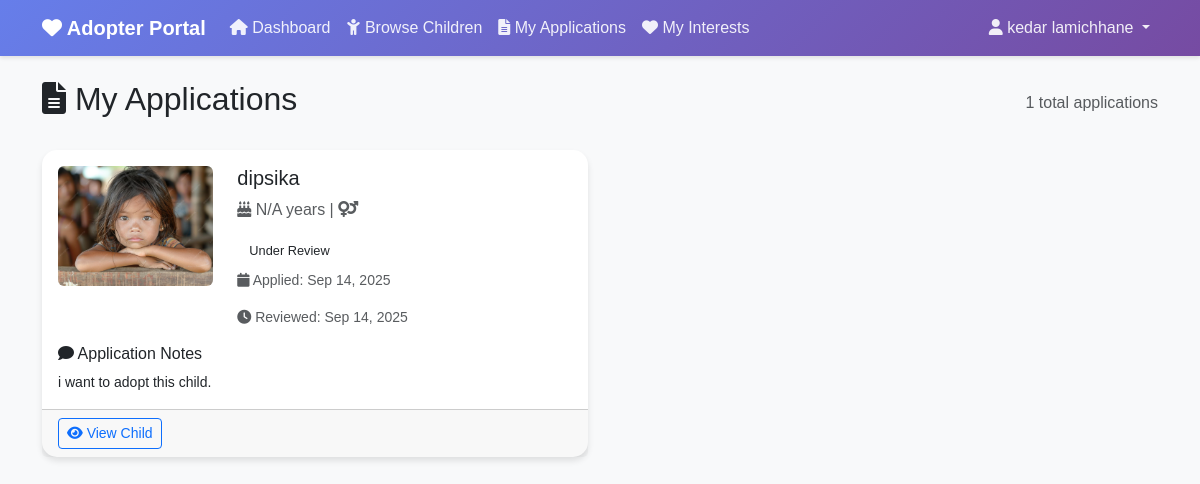
The page /adopter/my-applications/ (signed in) on the database its author committed.
### orphanage/models.py (models this page shows, shortened)
class AdoptionApplication(models.Model):
    STATUS_CHOICES = [
        ('pending', 'Pending'),
        ('under_review', 'Under Review'),
        ('approved', 'Approved'),
        ('rejected', 'Rejected'),
        ('completed', 'Completed')
    ]
    adopter = models.ForeignKey(Adopter, on_delete=models.CASCADE, related_name='adoption_applications')
    child = models.ForeignKey(Child, on_delete=models.CASCADE, related_name='adoption_applications')
    status = models.CharField(max_length=20, choices=STATUS_CHOICES, default='pending')
    application_date = models.DateTimeField(auto_now_add=True)
    review_date = models.DateTimeField(blank=True, null=True)
    notes = models.TextField(blank=True, null=True)
    reviewed_by = models.ForeignKey(
        User,
        on_delete=models.SET_NULL,
        null=True,
        blank=True,
        related_name='reviewed_applications'
    )
    class Meta:
        unique_together = ['adopter', 'child']

class Child(models.Model):
    name = models.CharField(max_length=100)
    gender = models.CharField(
        max_length=10,
        choices=[('Male', 'Male'), ('Female', 'Female'), ('Other', 'Other')]
    )
    admission_date = models.DateField(default=date.today)
    photo = models.ImageField(upload_to='child_photos/', null=True, blank=True)
    priority = models.IntegerField(default=1)
    need = models.TextField(blank=True, null=True)
    age = models.IntegerField(null=True, blank=True)
    child_need_fulfilled = models.BooleanField(default=False)
    date_of_birth = models.DateField(null=True, blank=True, help_text="Child's date of birth")
    background = models.TextField(blank=True, null=True, help_text="Child's background story and history")
    hobbies_interests = models.TextField(blank=True, null=True, help_text="Child's hobbies, interests, and activities")
    personality = models.TextField(blank=True, null=True, help_text="Child's personality traits and characteristics")
    health_status = models.TextField(blank=True, null=True, help_text="Health conditions and medical information")
    education_level = models.CharField(max_length=50, blank=True, null=True, help_text="Current education level")
    favorite_subjects = models.CharField(max_length=200, blank=True, null=True, help_text="Favorite subjects or activities")
    special_skills = models.TextField(blank=True, null=True, help_text="Special talents or skills")
    dietary_requirements = models.TextField(blank=True, null=True, help_text="Any dietary restrictions or preferences")
    languages_spoken = models.CharField(max_length=200, blank=True, null=True, help_text="Languages the child speaks")
    is_available_for_adoption = models.BooleanField(default=True, help_text="Whether child is available for adoption")
    adoption_notes = models.TextField(blank=True, null=True, help_text="Special notes for potential adopters")

### orphanage/views/adopter_views.py (the view)
# urls.py: path('adopter/my-applications/', adopter_views.my_applications, name='my_applications'),
@login_required
def my_applications(request):
    try:
        adopter = request.user.adopter_profile
    except Adopter.DoesNotExist:
        messages.error(request, 'Adopter profile not found.')
        return redirect('orphanage:adopter_register')
    applications = AdoptionApplication.objects.filter(adopter=adopter).order_by('-application_date')
    paginator = Paginator(applications, 10)
    page_number = request.GET.get('page')
    page_obj = paginator.get_page(page_number)
    context = {
        'page_obj': page_obj,
        'adopter': adopter,
    }
    return render(request, 'orphanage/adopter/my_applications.html', context)

### orphanage/templates/orphanage/adopter/my_applications.html (shortened to what this page needs)
{% extends "orphanage/adopter/base.html" %}
{% block content %}
<div class="row">
    <div class="col-12">
        <div class="d-flex justify-content-between align-items-center mb-4">
            <h2><i class="fas fa-file-alt"></i> My Applications</h2>
            <div class="text-muted">
                {{ page_obj.paginator.count }} total applications
            </div>
        </div>
    </div>
</div>
{% if page_obj %}
    <div class="row">
        {% for application in page_obj %}
        <div class="col-md-6 mb-4">
            <div class="card h-100">
                <div class="card-body">
                    <div class="row">
                        <div class="col-md-4">
                            {% if application.child.photo %}
                                <img src="{{ application.child.photo.url }}" class="img-fluid rounded"
                                     alt="{{ application.child.name }}" style="height: 120px; width: 100%; object-fit: cover;">
                            {% else %}
                                <div class="bg-light rounded d-flex align-items-center justify-content-center"
                                     style="height: 120px;">
                                    <i class="fas fa-user fa-3x text-muted"></i>
                                </div>
                            {% endif %}
                        </div>
                        <div class="col-md-8">
                            <h5 class="card-title">{{ application.child.name }}</h5>
                            <p class="text-muted">
                                <i class="fas fa-birthday-cake"></i> {{ application.child.age|default:"N/A" }} years |
                                <i class="fas fa-venus-mars"></i> {{ application.child.gender }}
                            </p>
                            <div class="mb-2">
                                <span class="status-badge status-{{ application.status }}">
                                    {{ application.get_status_display }}
                                </span>
                            </div>
                            <p class="card-text small text-muted">
                                <i class="fas fa-calendar"></i> Applied: {{ application.application_date|date:"M d, Y" }}
                            </p>
                            {% if application.review_date %}
                                <p class="card-text small text-muted">
                                    <i class="fas fa-clock"></i> Reviewed: {{ application.review_date|date:"M d, Y" }}
                                </p>
                            {% endif %}
                        </div>
                    </div>
                    {% if application.notes %}
                        <div class="mt-3">
                            <h6><i class="fas fa-comment"></i> Application Notes</h6>
                            <p class="card-text small">{{ application.notes|truncatechars:150 }}</p>
                        </div>
                    {% endif %}
                </div>
                <div class="card-footer">
                    <div class="d-flex justify-content-between align-items-center">
                        <a href="{% url 'orphanage:child_detail_adopter' application.child.id %}"
                           class="btn btn-sm btn-outline-primary">
                            <i class="fas fa-eye"></i> View Child
                        </a>
                    </div>
                </div>
            </div>
        </div>
        {% endfor %}
    </div>
{% endif %}
{% endblock %}

### orphanage/templates/orphanage/adopter/base.html (shortened to what this page needs)
{% load static %}
<!DOCTYPE html>
<html lang="en">
<head>
    <link href="https://cdn.jsdelivr.net/npm/bootstrap@5.3.3/dist/css/bootstrap.min.css" rel="stylesheet">
    <link href="https://cdnjs.cloudflare.com/ajax/libs/font-awesome/6.0.0/css/all.min.css" rel="stylesheet">
</head>
<body>
    <nav class="navbar navbar-expand-lg navbar-dark">
        <div class="container">
            <a class="navbar-brand" href="{% url 'orphanage:adopter_dashboard' %}">
                <i class="fas fa-heart"></i> Adopter Portal
            </a>
            <div class="collapse navbar-collapse" id="navbarNav">
                <ul class="navbar-nav me-auto">
                    <li class="nav-item">
                        <a class="nav-link" href="{% url 'orphanage:adopter_dashboard' %}">
                            <i class="fas fa-home"></i> Dashboard
                        </a>
                    </li>
                    <li class="nav-item">
                        <a class="nav-link" href="{% url 'orphanage:browse_children' %}">
                            <i class="fas fa-child"></i> Browse Children
                        </a>
                    </li>
                    <li class="nav-item">
                        <a class="nav-link" href="{% url 'orphanage:my_applications' %}">
                            <i class="fas fa-file-alt"></i> My Applications
                        </a>
                    </li>
                    <li class="nav-item">
                        <a class="nav-link" href="{% url 'orphanage:my_interests' %}">
                            <i class="fas fa-heart"></i> My Interests
                        </a>
                    </li>
                </ul>
                <ul class="navbar-nav">
                    <li class="nav-item dropdown">
                        <a class="nav-link dropdown-toggle" href="#" id="navbarDropdown" role="button" data-bs-toggle="dropdown">
                            <i class="fas fa-user"></i> {{ user.get_full_name|default:user.username }}
                        </a>
                    </li>
                </ul>
            </div>
        </div>
    </nav>
    <div class="container mt-4">
        {% block content %}
        {% endblock %}
    </div>
</body>
</html>

### orphanage/templates/orphanage/adopter/base.html (style rules this page uses)
body { font-family: 'Arial', sans-serif; background-color: #f8f9fa; }
.navbar { background: linear-gradient(135deg, #667eea 0%, #764ba2 100%); box-shadow: 0 2px 4px rgba(0,0,0,0.1); }
.navbar-brand { font-weight: bold; color: white !important; }
.navbar-nav .nav-link { color: rgba(255,255,255,0.9) !important; font-weight: 500; transition: color 0.3s; }
.card { border: none; border-radius: 15px; box-shadow: 0 4px 6px rgba(0,0,0,0.1); transition: transform 0.3s, box-shadow 0.3s; }
.status-badge { padding: 5px 12px; border-radius: 20px; font-size: 0.8em; font-weight: 500; }

### rows shown on the page
AdoptionApplication: child.photo (picture), child.name "dipsika", child.age "N/A", status "Under Review", application_date "Sep 14, 2025", review_date "Sep 14, 2025", notes "i want to adopt this child."

### other values the page prints
{{ user.get_full_name|default:user.username }} "kedar lamichhane"
{{ page_obj.paginator.count }} "1"
